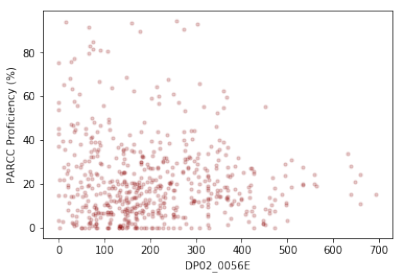

The Python source for this figure:
import pandas as pd
import requests
import json
import numpy as np
from matplotlib import pyplot as plt
%matplotlib inline
# The possible variables come from here:
# https://api.census.gov/data/2015/acs5/profile/variables.html
def get_chicago_census_data(variable):

  # Illinois is 17 and Cook County is 17.
  api_base = "https://api.census.gov/data/2015/acs5/profile?for=tract:*&in=state:17+county:31&get=NAME,"
  return requests.get(api_base + variable).json()

## You could change the variables here...
census_hs = get_chicago_census_data("DP02_0056E") #DP02_0056E is
#"SCHOOL ENROLLMENT!!Population 3 years and over enrolled in school!!High school (grades 9-12)"
census_hs = pd.DataFrame(data = census_hs[1:], columns = census_hs[0])
census_hs
census_hs["tract"] = census_hs.tract.astype(int)/100
census_hs.rename(columns = {"tract" : "Census Tract"}, inplace = True)
census_hs.set_index("Census Tract", inplace = True)
census_hs["DP02_0056E"] = census_hs["DP02_0056E"].astype(int)

sdf = pd.read_csv("chicago_schools.csv", index_col = "Census Tract")


sdf =  sdf[["PARCC Proficiency (%)", "ISBE_ID"]]

sdf




df1 = pd.DataFrame(data=census_hs, columns=['DP02_0056E'])
#df1
df2 = pd.DataFrame(data=sdf, columns=['PARCC Proficiency (%)'])
df2

q7 = df1.join(df2)

q7.plot(kind = "scatter", x = "DP02_0056E", y = "PARCC Proficiency (%)", alpha = 0.20, s = 10, color = "darkred")
q7.scatter.savefig("q7.pdf")
